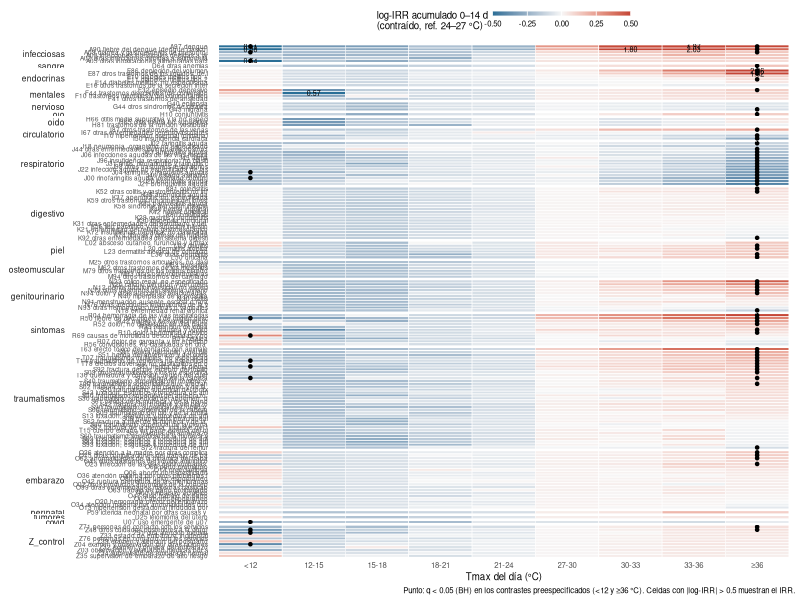
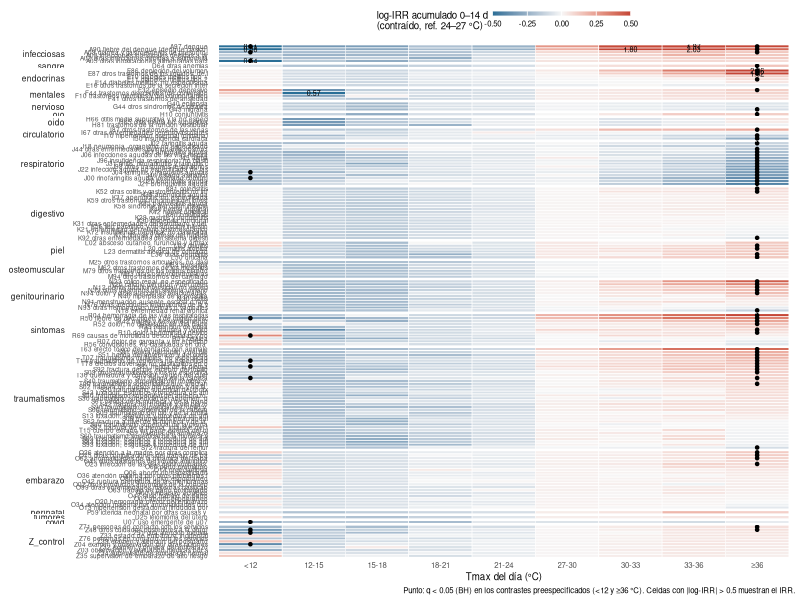

The R source for these figures, in order:
#!/usr/bin/env Rscript
# Figura 9 (especificación H7): heatmap código CIE-10 × bin de Tmax del log-IRR contraído
# (acumulado 0-14 d), ordenado por capítulo; punto en las celdas de los dos contrastes
# preespecificados con q < 0.05. Sólo lee resultados/tablas/codigos_fdr_2012_2025.csv (22).
suppressMessages({library(data.table); library(ggplot2)})
x <- fread("resultados/tablas/codigos_fdr_2012_2025.csv")
niveles <- c("[-Inf,12)", "[12,15)", "[15,18)", "[18,21)", "[21,24)", "[24,27)", "[27,30)", "[30,33)", "[33,36)", "[36, Inf)")
etq <- c("<12", "12-15", "15-18", "18-21", "21-24", "24-27", "27-30", "30-33", "33-36", "≥36")
x[, bin := factor(bin, levels = niveles, labels = etq)]
# orden: capítulo (como en las figuras de capítulos), dentro del capítulo por efecto de calor contraído
orden_cap <- c("infecciosas", "sangre", "endocrinas", "mentales", "nervioso", "ojo", "oido", "circulatorio",
               "respiratorio", "digestivo", "piel", "osteomuscular", "genitourinario", "sintomas", "traumatismos",
               "embarazo", "perinatal", "tumores", "covid", "Z_control")
calor <- x[contraste == "calor_36", .(cie3, capitulo, b_calor = beta_post)]
calor[, capitulo := factor(capitulo, levels = orden_cap)]
setorder(calor, capitulo, -b_calor)
x[, cie3 := factor(cie3, levels = rev(calor$cie3))]
x[, capitulo := factor(capitulo, levels = orden_cap)]
x[, etiqueta := sprintf("%s %s", cie3, tolower(substr(nombre, 1, 38)))]
etiquetas <- unique(x[, .(cie3, etiqueta)]); setkey(etiquetas, cie3)
lim <- 0.5   # log-IRR; ±0.5 ≈ IRR 0.61–1.65; T63 y E86 se saturan y se anotan
x[, b_plot := pmax(pmin(beta_post, lim), -lim)]
g <- ggplot(x, aes(bin, cie3, fill = b_plot)) + geom_tile(colour = "white", linewidth = 0.2) +
  geom_point(data = x[preespecificado & sig], size = 0.9, colour = "black") +
  geom_text(data = x[abs(beta_post) > lim], aes(label = sprintf("%.2f", exp(beta_post))), size = 1.8) +
  scale_fill_gradient2(low = "#2a6f97", mid = "grey97", high = "#c44536", midpoint = 0, limits = c(-lim, lim),
                       name = "log-IRR acumulado 0–14 d\n(contraído, ref. 24–27 °C)") +
  scale_y_discrete(labels = function(v) etiquetas[v, etiqueta]) +
  facet_grid(capitulo ~ ., scales = "free_y", space = "free_y", switch = "y") +
  labs(x = "Tmax del día (°C)", y = NULL,
       caption = "Punto: q < 0.05 (BH) en los contrastes preespecificados (<12 y ≥36 °C). Celdas con |log-IRR| > 0.5 muestran el IRR.") +
  theme_minimal(base_size = 7) +
  theme(strip.placement = "outside", strip.text.y.left = element_text(angle = 0, hjust = 1, size = 6),
        panel.spacing.y = unit(1, "pt"), axis.text.y = element_text(size = 4.6), legend.position = "top",
        legend.key.height = unit(3, "pt"), legend.key.width = unit(20, "pt"), panel.grid = element_blank())
n <- uniqueN(x$cie3); h <- 1.5 + n * 0.075
cairo_pdf("resultados/figuras/codigos_heatmap_2012_2025.pdf", width = 6.5, height = h); print(g); dev.off()
png("resultados/figuras/codigos_heatmap_2012_2025.png", width = 6.5, height = h, units = "in", res = 220); print(g); dev.off()
message("-> resultados/figuras/codigos_heatmap_2012_2025 (", n, " códigos)")
